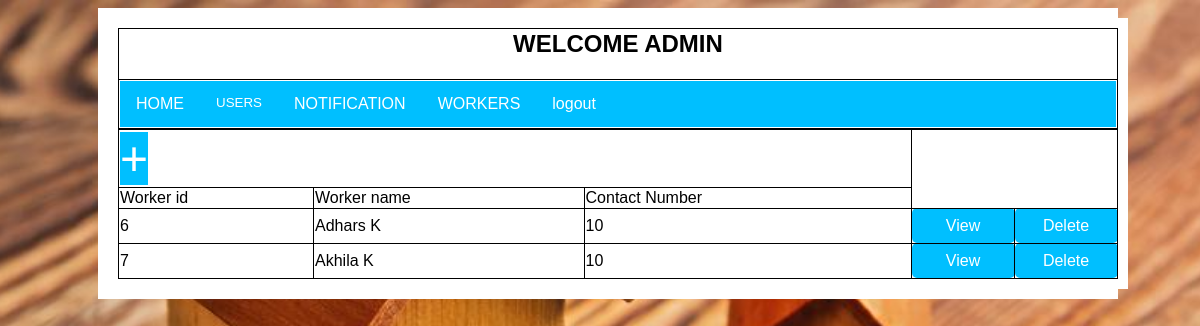
The page /admin_workers.php on the database its author committed.
### tables this page shows
CREATE TABLE `worker` (
  `wid` int(15) NOT NULL,
  `wname` varchar(25) DEFAULT NULL,
  `wcno` int(15) DEFAULT NULL,
  `wcur` int(15) DEFAULT NULL,
  `mid` varchar(10) NOT NULL
);

### admin_workers.php (the view, shortened to what this page needs)
<html>
<head>
</head>
<body>
  <div class="content">
<?php
include 'admin_home3.php';
?>
<table>
<tr><td colspan="3"><font size="7" color="red"><a href="admin_workeradd.php">+</a></font></tr>
  <tr>
  <td>Worker id</td>
<td>Worker name</td>
<td>Contact Number</td>
</tr>
<?php
$p=1;
$sql=$conn->query("select * from worker");
if($sql->num_rows >0)
{
While($row=mysqli_fetch_assoc($sql))
{
echo '<form>';
 $wid=$row['wid'] ;
echo '<td>'.$wid.'</td>';
echo '<td>'. $row['wname'].'</td>';
echo '<td>'. $row['wcno'].'</td>';
echo '<td class="login"><a href="admin_workerview.php?id='.$p.'&name='.$wid.'">View</td>';
echo '<td class="login"><a href="admin_workerdel.php?id='.$p.'&name='.$wid.'">Delete</td></tr>';
}
}
echo'</form>';
?>
</body>
</html>

### dropdown.css (style rules this page uses)
.login { background-color:#00BFFF; text-align: center; width:100px; height:35px; color: #f2f2f2; border-radius: 5px; }
body { font-family: Arial, Helvetica, sans-serif; }

### admin_workers.php (style rules this page uses)
table, td, th { border: 1px solid black; }
table { border-collapse: collapse; width: 100%; }
.content { width: 1000px; margin: auto; background: white; padding: 10px; }
a { text-decoration: none; }
body { background:#555; }
.login { background-color:#00BFFF; text-align: center; width:100px; height:35px; color: #f2f2f2; border-radius:10px; }

### admin_home3.php (style rules this page uses)
body { background-image:url("images/im1.jpg"); height:100%; width:100%; background-position:center; background-repeat:no-repeat; background-size:cover; }
a { background-color: #00BFFF; color: white; }
.content { max-width:1000px; margin: auto; background: white; padding: 10px; }

### rows shown on the page
worker: wid "6", wname "Adhars K", wcno "10"
worker: wid "7", wname "Akhila K", wcno "10"
